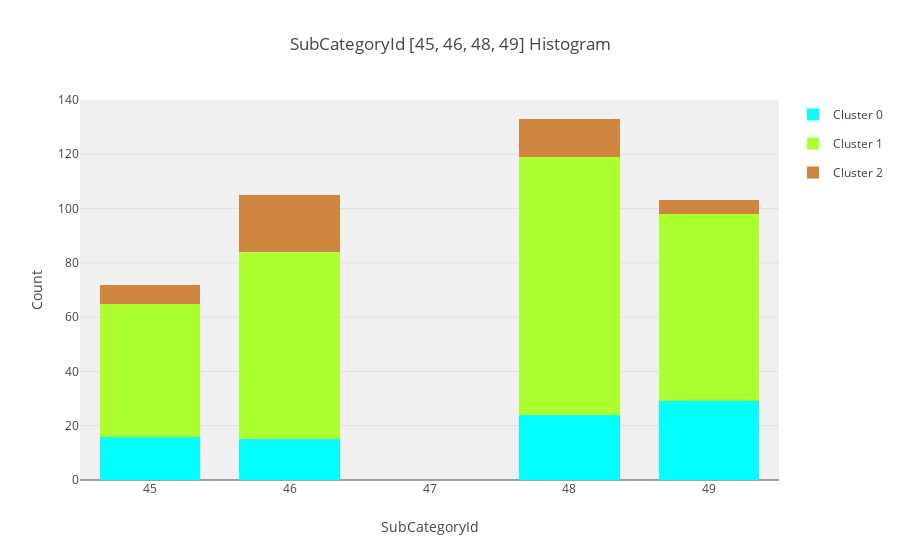

Notebook code for this chart:
### Code cell
# Let's plot a histogram of [45, 46, 48, 49] SubCategoryId
data_plot = []

for c in range(max(clusters) + 1) :
    
    data_clusters = between_45_49[clusters == c]
    first = True 
    
    for subcategory in [45, 46, 48, 49] :
        data_plot.append(
            go.Histogram(
                x = data_clusters[SUBCATEGORYID_COLUMN][data_clusters[SUBCATEGORYID_COLUMN] == subcategory].values,
                name = 'Cluster ' + str(c),
                legendgroup = c,
                showlegend = first,
                marker = dict(
                    color = COLOR_MAP[c]
                )
            )
        )
        
        first = False
        
        

layout = go.Layout(
    title='SubCategoryId [45, 46, 48, 49] Histogram',
    xaxis=dict(
        title='SubCategoryId'
    ),
    yaxis=dict(
        title='Count'
    ),
    bargap=0.2,
    bargroupgap=0.1,
    barmode='stack',
    plot_bgcolor='rgba(240,240,240, 0.95)'
)

fig = go.Figure(data=data_plot, layout=layout)
offline.iplot(fig)
pio.write_image(fig, get_path('histogram_subcategoryid_45_49'))
Image(get_path('histogram_subcategoryid_45_49'))

### Figure 1 — Plotly figure (JSON) as saved in the notebook; plotly's stock layout.template omitted (floating-point values rounded to 4 significant figures)
{"data": [{"legendgroup": "0", "marker": {"color": "aqua"}, "name": "Cluster 0", "showlegend": true, "type": "histogram", "uid": "896cde77-816d-4522-a932-d87e098b7f36", "x": [45, 45, 45, 45, 45, 45, 45, 45, 45, 45, 45, 45, 45, 45, 45, 45]}, {"legendgroup": "0", "marker": {"color": "aqua"}, "name": "Cluster 0", "showlegend": false, "type": "histogram", "uid": "bdcc63ac-2f1f-4e0f-905c-ecaf27dc805e", "x": [46, 46, 46, 46, 46, 46, 46, 46, 46, 46, 46, 46, 46, 46, 46]}, {"legendgroup": "0", "marker": {"color": "aqua"}, "name": "Cluster 0", "showlegend": false, "type": "histogram", "uid": "11ff434e-b027-43f6-81c0-70f5b707750c", "x": [48, 48, 48, 48, 48, 48, 48, 48, 48, 48, 48, 48, 48, 48, 48, 48, 48, 48, 48, 48, 48, 48, 48, 48]}, {"legendgroup": "0", "marker": {"color": "aqua"}, "name": "Cluster 0", "showlegend": false, "type": "histogram", "uid": "6e2b0235-0ca3-4f2d-9105-f77120241efa", "x": [49, 49, 49, 49, 49, 49, 49, 49, 49, 49, 49, 49, 49, 49, 49, 49, 49, 49, 49, 49, 49, 49, 49, 49, 49, 49, 49, 49, 49]}, {"legendgroup": "1", "marker": {"color": "greenyellow"}, "name": "Cluster 1", "showlegend": true, "type": "histogram", "uid": "d03c188a-5d92-4c00-aee8-d1eb800cf85e", "x": [45, 45, 45, 45, 45, 45, 45, 45, 45, 45, 45, 45, 45, 45, 45, 45, 45, 45, 45, 45, 45, 45, 45, 45, 45, 45, 45, 45, 45, 45, 45, 45, 45, 45, 45, 45, 45, 45, 45, 45, 45, 45, 45, 45, 45, 45, 45, 45, 45]}, {"legendgroup": "1", "marker": {"color": "greenyellow"}, "name": "Cluster 1", "showlegend": false, "type": "histogram", "uid": "575e8998-1a63-4d1f-b229-c8a77fd66eef", "x": [46, 46, 46, 46, 46, 46, 46, 46, 46, 46, 46, 46, 46, 46, 46, 46, 46, 46, 46, 46, 46, 46, 46, 46, 46, 46, 46, 46, 46, 46, 46, 46, 46, 46, 46, 46, 46, 46, 46, 46, 46, 46, 46, 46, 46, 46, 46, 46, 46, 46, 46, 46, 46, 46, 46, 46, 46, 46, 46, 46, 46, 46, 46, 46, 46, 46, 46, 46, 46]}, {"legendgroup": "1", "marker": {"color": "greenyellow"}, "name": "Cluster 1", "showlegend": false, "type": "histogram", "uid": "dec0adf1-195f-47ff-91ce-51141f4a3240", "x": [48, 48, 48, 48, 48, 48, 48, 48, 48, 48, 48, 48, 48, 48, 48, 48, 48, 48, 48, 48, 48, 48, 48, 48, 48, 48, 48, 48, 48, 48, 48, 48, 48, 48, 48, 48, 48, 48, 48, 48, 48, 48, 48, 48, 48, 48, 48, 48, 48, 48, 48, 48, 48, 48, 48, 48, 48, 48, 48, 48, 48, 48, 48, 48, 48, 48, 48, 48, 48, 48, 48, 48, 48, 48, 48, 48, 48, 48, 48, 48, 48, 48, 48, 48, 48, 48, 48, 48, 48, 48, 48, 48, 48, 48, 48]}, {"legendgroup": "1", "marker": {"color": "greenyellow"}, "name": "Cluster 1", "showlegend": false, "type": "histogram", "uid": "c481c3ba-f060-43c9-97e2-7d7f1e4a4f74", "x": [49, 49, 49, 49, 49, 49, 49, 49, 49, 49, 49, 49, 49, 49, 49, 49, 49, 49, 49, 49, 49, 49, 49, 49, 49, 49, 49, 49, 49, 49, 49, 49, 49, 49, 49, 49, 49, 49, 49, 49, 49, 49, 49, 49, 49, 49, 49, 49, 49, 49, 49, 49, 49, 49, 49, 49, 49, 49, 49, 49, 49, 49, 49, 49, 49, 49, 49, 49, 49]}, {"legendgroup": "2", "marker": {"color": "peru"}, "name": "Cluster 2", "showlegend": true, "type": "histogram", "uid": "2ec4443b-23ea-488f-8b6e-09591c793857", "x": [45, 45, 45, 45, 45, 45, 45]}, {"legendgroup": "2", "marker": {"color": "peru"}, "name": "Cluster 2", "showlegend": false, "type": "histogram", "uid": "4f58f56e-bb7d-411e-b358-9a6bb0c80f6a", "x": [46, 46, 46, 46, 46, 46, 46, 46, 46, 46, 46, 46, 46, 46, 46, 46, 46, 46, 46, 46, 46]}, {"legendgroup": "2", "marker": {"color": "peru"}, "name": "Cluster 2", "showlegend": false, "type": "histogram", "uid": "d49b746f-7d86-4450-b859-88fb8bf7dd8e", "x": [48, 48, 48, 48, 48, 48, 48, 48, 48, 48, 48, 48, 48, 48]}, {"legendgroup": "2", "marker": {"color": "peru"}, "name": "Cluster 2", "showlegend": false, "type": "histogram", "uid": "11fa88b5-c1cf-4b70-8e07-91aecc1fd151", "x": [49, 49, 49, 49, 49]}], "layout": {"bargap": 0.2, "bargroupgap": 0.1, "barmode": "stack", "plot_bgcolor": "rgba(240,240,240, 0.95)", "title": {"text": "SubCategoryId [45, 46, 48, 49] Histogram"}, "xaxis": {"title": {"text": "SubCategoryId"}}, "yaxis": {"title": {"text": "Count"}}}}
